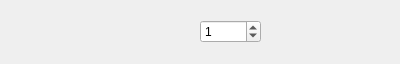
<?xml version="1.0" encoding="UTF-8"?>
<ui version="4.0">
 <class>prod_line</class>
 <widget class="QWidget" name="prod_line">
  <property name="geometry">
   <rect>
    <x>0</x>
    <y>0</y>
    <width>400</width>
    <height>64</height>
   </rect>
  </property>
  <property name="minimumSize">
   <size>
    <width>20</width>
    <height>25</height>
   </size>
  </property>
  <property name="windowTitle">
   <string>Form</string>
  </property>
  <layout class="QHBoxLayout" name="horizontalLayout" stretch="3,1,2">
   <item>
    <widget class="QLabel" name="prod_name">
     <property name="text">
      <string/>
     </property>
     <property name="wordWrap">
      <bool>true</bool>
     </property>
    </widget>
   </item>
   <item>
    <widget class="QSpinBox" name="prod_quant">
     <property name="value">
      <number>1</number>
     </property>
    </widget>
   </item>
   <item>
    <widget class="QLabel" name="result">
     <property name="minimumSize">
      <size>
       <width>20</width>
       <height>25</height>
      </size>
     </property>
     <property name="text">
      <string/>
     </property>
     <property name="alignment">
      <set>Qt::AlignRight|Qt::AlignTrailing|Qt::AlignVCenter</set>
     </property>
    </widget>
   </item>
  </layout>
 </widget>
 <resources/>
 <connections/>
</ui>
